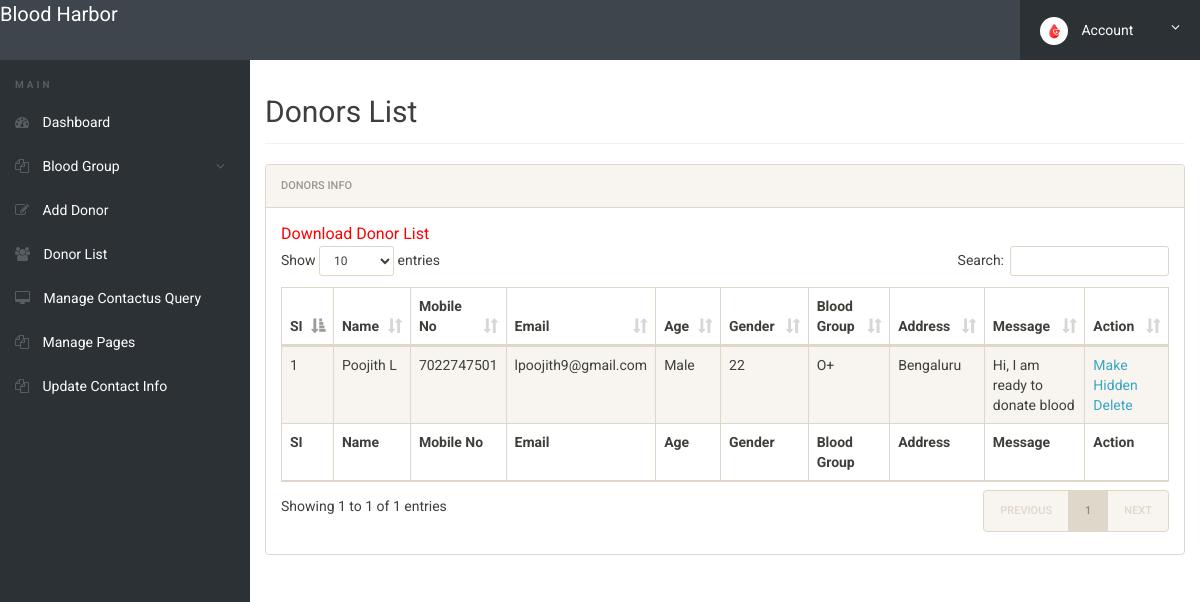
/admin/donor-list.php (signed in), run on the app's committed database.
### tables this page shows
CREATE TABLE `tblblooddonars` (
  `id` int(11) NOT NULL,
  `FullName` varchar(100) DEFAULT NULL,
  `Password` varchar(100) NOT NULL,
  `MobileNumber` char(11) DEFAULT NULL,
  `EmailId` varchar(100) DEFAULT NULL,
  `Gender` varchar(20) DEFAULT NULL,
  `Age` int(11) DEFAULT NULL,
  `BloodGroup` varchar(20) DEFAULT NULL,
  `Address` varchar(255) DEFAULT NULL,
  `Message` mediumtext DEFAULT NULL,
  `PostingDate` timestamp NOT NULL DEFAULT current_timestamp(),
  `status` int(1) DEFAULT NULL
);

### admin/donor-list.php (the view, shortened to what this page needs)
<?php
include('includes/config.php');
if(strlen($_SESSION['alogin'])==0)
	{
header('location:index.php');
}
else{
 ?>
<!doctype html>
<html lang="en" class="no-js">
<head>
	<link rel="stylesheet" href="css/font-awesome.min.css">
	<link rel="stylesheet" href="css/bootstrap.min.css">
	<link rel="stylesheet" href="css/dataTables.bootstrap.min.css">
	<link rel="stylesheet" href="css/bootstrap-social.css">
	<link rel="stylesheet" href="css/bootstrap-select.css">
	<link rel="stylesheet" href="css/fileinput.min.css">
	<link rel="stylesheet" href="css/awesome-bootstrap-checkbox.css">
	<link rel="stylesheet" href="css/style.css">
</head>
<body>
	<?php include('includes/header.php');?>
	<div class="ts-main-content">
		<?php include('includes/leftbar.php');?>
		<div class="content-wrapper">
			<div class="container-fluid">
				<div class="row">
					<div class="col-md-12">
						<h2 class="page-title">Donors List</h2>
						<div class="panel panel-default">
							<div class="panel-heading">Donors Info</div>
							<div class="panel-body">
				<a href="download-records.php" style="color:red; font-size:16px;">Download Donor List</a>
								<table id="zctb" class="display table table-striped table-bordered table-hover" cellspacing="0" width="100%">
									<thead>
										<tr>
										<th>SI</th>
											<th>Name</th>
											<th>Mobile No</th>
											<th>Email</th>
											<th>Age</th>
											<th>Gender</th>
											<th>Blood Group</th>
											<th>Address</th>
											<th>Message </th>
											<th>Action </th>
										</tr>
									</thead>
									<tfoot>
										<tr>
										<th>SI</th>
										<th>Name</th>
											<th>Mobile No</th>
											<th>Email</th>
											<th>Age</th>
											<th>Gender</th>
											<th>Blood Group</th>
											<th>Address</th>
											<th>Message </th>
											<th>Action </th>
										</tr>
									</tfoot>
									<tbody>
<?php $sql = "SELECT * from  tblblooddonars ";
$query = $dbh -> prepare($sql);
$query->execute();
$results=$query->fetchAll(PDO::FETCH_OBJ);
$cnt=1;
if($query->rowCount() > 0)
{
foreach($results as $result)
{				?>
										<tr>
											<td><?php echo htmlentities($cnt);?></td>
											<td><?php echo htmlentities($result->FullName);?></td>
											<td><?php echo htmlentities($result->MobileNumber);?></td>
											<td><?php echo htmlentities($result->EmailId);?></td>
											<td><?php echo htmlentities($result->Gender);?></td>
											<td><?php echo htmlentities($result->Age);?></td>
											<td><?php echo htmlentities($result->BloodGroup);?></td>
											<td><?php echo htmlentities($result->Address);?></td>
											<td><?php echo htmlentities($result->Message);?></td>
										<td>
<?php if($result->status==1)
{?>
<a href="donor-list.php?hidden=<?php echo htmlentities($result->id);?>" onclick="return confirm('Do you really want to hiidden this detail')"> Make Hidden</a>
<?php } else {?>
<a href="donor-list.php?public=<?php echo htmlentities($result->id);?>" onclick="return confirm('Do you really want to Public this detail')"> Make Public</a>
<?php } ?>
<a href="donor-list.php?del=<?php echo htmlentities($result->id);?>" onclick="return confirm('Do you really want to delete this record')"> Delete</a>
</td>
										</tr>
										<?php $cnt=$cnt+1; }} ?>
									</tbody>
								</table>
							</div>
						</div>
					</div>
				</div>
			</div>
		</div>
	</div>
</body>
</html>
<?php } ?>

### admin/css/style.css (style rules this page uses)
html { font-size: 14px; }
@media only screen and (min-width: 480px) { html { font-size: 17px; } }
@media only screen and (min-width: 768px) { html { font-size: 14px; } }
body { font-size: 1em; }
a { color: #37a6c4; }
.panel { overflow: hidden; }
.page-title { padding-bottom: 15px; margin-bottom: 20px; border-bottom: 1px solid #f0f0f0; }
.ts-main-content .content-wrapper { padding-top: 15px; margin-top: 60px; }
@media only screen and (min-width: 992px) { .ts-main-content .content-wrapper { margin-left: 250px; } }

### data on the page
tblblooddonars: FullName "Poojith L", MobileNumber "7022747501", EmailId "lpoojith9@gmail.com", Gender "Male", Age "22", BloodGroup "O+", Address "Bengaluru", Message "Hi, I am ready to donate blood"
